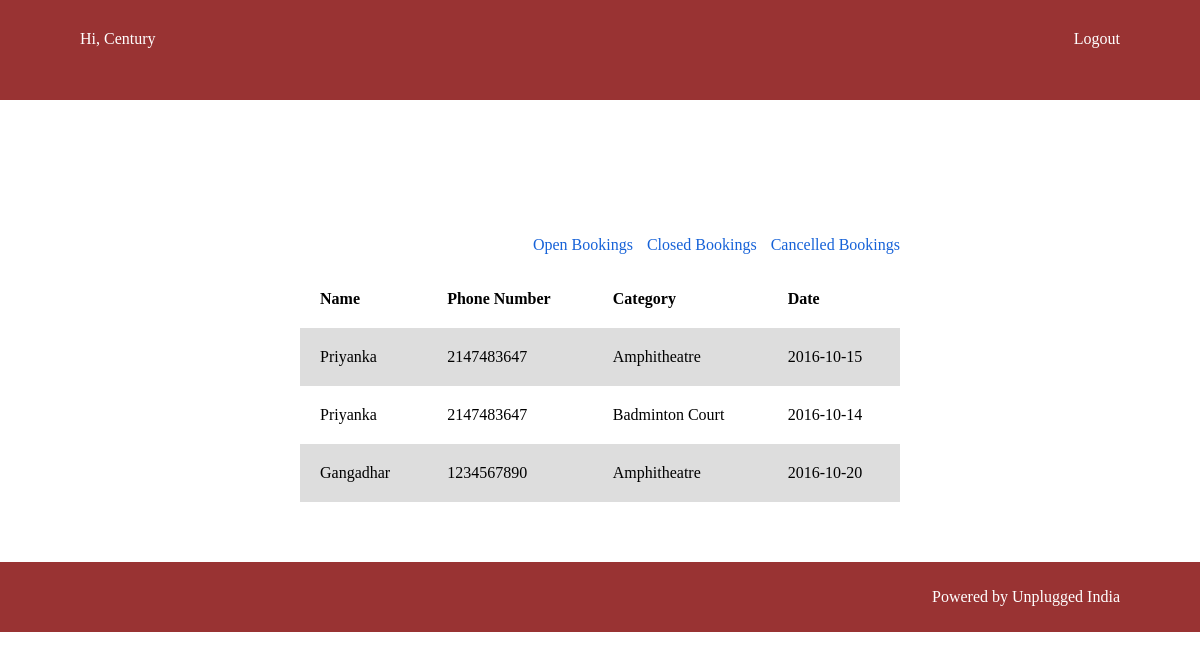
Page /admin/closed_bookings.php (signed in) on the committed database.
### tables this page shows
CREATE TABLE IF NOT EXISTS `century_bookings` (
`id` int(11) NOT NULL,
  `category` varchar(50) NOT NULL,
  `for_date` date NOT NULL,
  `name` varchar(50) NOT NULL,
  `phone` int(11) NOT NULL,
  `status` varchar(50) NOT NULL
);

### admin/closed_bookings.php (the view, shortened to what this page needs)
<?php
	include("connection.php");
	$admin_name=$_SESSION['admin_name'];
	$exe=mysqli_query($conn,"select * from ".$admin_name."_bookings where status='confirmed'");
	?>
<html>
<head>
<link href="stylesheet.css" rel="stylesheet"></link>
</head>
<body>
<header>
	<div class="left name">Hi, <?php echo $admin_name;?></div>
    <div class="right log"><a href="logout.php">Logout</a></div>
</header>
<div class="container">
	<div style="float:right">
    	<ul>
        	<li style="display:inline-block;list-style-type:none"><a href="manage_bookings.php" style="color:#1662d8">Open Bookings</a></li>
            <li style="display:inline-block;list-style-type:none"><a href="closed_bookings.php" style="color:#1662d8;margin-left:10px;">Closed Bookings</a></li>
            <li style="display:inline-block;list-style-type:none"><a href="cancelled_bookings.php" style="color:#1662d8;margin-left:10px;">Cancelled Bookings</a></li>
        </ul>
    </div>
    <div>
    <?php
	if(mysqli_num_rows($exe))
	{
	?>
    	<table class="table2">
    <tr>
    	<th>Name</th>
        <th>Phone Number</th>
        <th>Category</th>
        <th>Date</th>
    </tr>
    <?php
		while($res=mysqli_fetch_assoc($exe))
		{
			?>
            	<tr>
                    <td ><?php echo $res['name'];?></td>
                    <td><?php echo $res['phone'];?></td>
                    <td><?php echo $res['category'];?></td>
                    <td><?php echo $res['for_date'];?></td>
                </tr>
            <?php
		}
	?>
    </table>
    <?php
		}
		else
		{
			echo "<p>No Closed Booking</p>";
		}
		?>
	</div>
</div>
<footer>
    <div class="right">
    <p>Powered by Unplugged India</p>
    </div>
</footer>
</body>
</html>

### admin/stylesheet.css (style rules this page uses)
body { margin:0; }
a { text-decoration:none; color:white; }
header { height:100px; background-color:#993333; }
.left { float:left; }
.right { float:right; }
header .log { margin-right:80px; margin-top:30px; color:white; }
header .name { margin-left:80px; margin-top:30px; color:white; }
.container { width:600px; margin:0 auto; vertical-align:middle; position:relative; top:15%; }
footer { margin-top:180px; height:70px; background-color:#993333; }
footer .right { margin-right:80px; margin-top:10px; color:white; }
table { border-collapse:collapse; width:100%; }
td,th { padding:20px; }
th { text-align:left; }
tr:nth-child(even) { background-color:#dddddd; }

### rows in the picture
century_bookings: name "Priyanka", phone "2147483647", category "Amphitheatre", for_date "2016-10-15"
century_bookings: name "Priyanka", phone "2147483647", category "Badminton Court", for_date "2016-10-14"
century_bookings: name "Gangadhar", phone "1234567890", category "Amphitheatre", for_date "2016-10-20"

### other values in the picture
$admin_name "Century"
